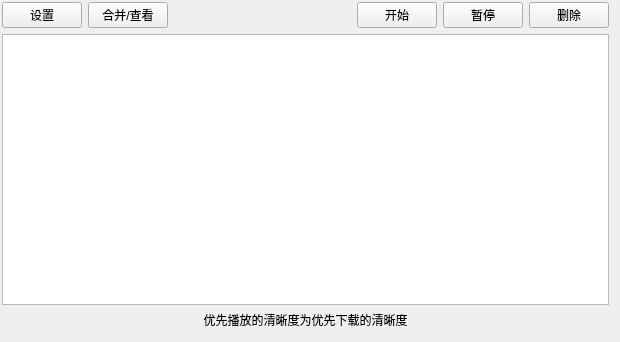
<?xml version="1.0" encoding="UTF-8"?>
<ui version="4.0">
 <class>dllist</class>
 <widget class="QWidget" name="dllist">
  <property name="geometry">
   <rect>
    <x>0</x>
    <y>0</y>
    <width>620</width>
    <height>342</height>
   </rect>
  </property>
  <property name="windowTitle">
   <string>Form</string>
  </property>
  <widget class="QWidget" name="verticalLayoutWidget">
   <property name="geometry">
    <rect>
     <x>0</x>
     <y>0</y>
     <width>611</width>
     <height>331</height>
    </rect>
   </property>
   <layout class="QVBoxLayout" name="verticalLayout">
    <property name="leftMargin">
     <number>2</number>
    </property>
    <property name="topMargin">
     <number>2</number>
    </property>
    <property name="rightMargin">
     <number>2</number>
    </property>
    <property name="bottomMargin">
     <number>2</number>
    </property>
    <item>
     <layout class="QHBoxLayout" name="horizontalLayout">
      <item>
       <widget class="QPushButton" name="pushButton">
        <property name="sizePolicy">
         <sizepolicy hsizetype="Fixed" vsizetype="Fixed">
          <horstretch>0</horstretch>
          <verstretch>0</verstretch>
         </sizepolicy>
        </property>
        <property name="text">
         <string>设置</string>
        </property>
       </widget>
      </item>
      <item>
       <widget class="QPushButton" name="pushButton_2">
        <property name="sizePolicy">
         <sizepolicy hsizetype="Fixed" vsizetype="Fixed">
          <horstretch>0</horstretch>
          <verstretch>0</verstretch>
         </sizepolicy>
        </property>
        <property name="text">
         <string>合并/查看</string>
        </property>
       </widget>
      </item>
      <item>
       <spacer name="horizontalSpacer_2">
        <property name="orientation">
         <enum>Qt::Horizontal</enum>
        </property>
        <property name="sizeHint" stdset="0">
         <size>
          <width>40</width>
          <height>20</height>
         </size>
        </property>
       </spacer>
      </item>
      <item>
       <widget class="QPushButton" name="start_pushButton">
        <property name="text">
         <string>开始</string>
        </property>
        <property name="iconSize">
         <size>
          <width>20</width>
          <height>20</height>
         </size>
        </property>
       </widget>
      </item>
      <item>
       <widget class="QPushButton" name="stop_pushButton_2">
        <property name="text">
         <string>暂停</string>
        </property>
       </widget>
      </item>
      <item>
       <widget class="QPushButton" name="del_pushButton">
        <property name="text">
         <string>删除</string>
        </property>
       </widget>
      </item>
     </layout>
    </item>
    <item>
     <widget class="QListWidget" name="listWidget">
      <property name="styleSheet">
       <string notr="true"/>
      </property>
      <property name="selectionMode">
       <enum>QAbstractItemView::ExtendedSelection</enum>
      </property>
      <property name="spacing">
       <number>1</number>
      </property>
     </widget>
    </item>
    <item>
     <widget class="QLabel" name="label">
      <property name="text">
       <string>优先播放的清晰度为优先下载的清晰度</string>
      </property>
      <property name="alignment">
       <set>Qt::AlignCenter</set>
      </property>
     </widget>
    </item>
   </layout>
  </widget>
 </widget>
 <resources/>
 <connections/>
</ui>
